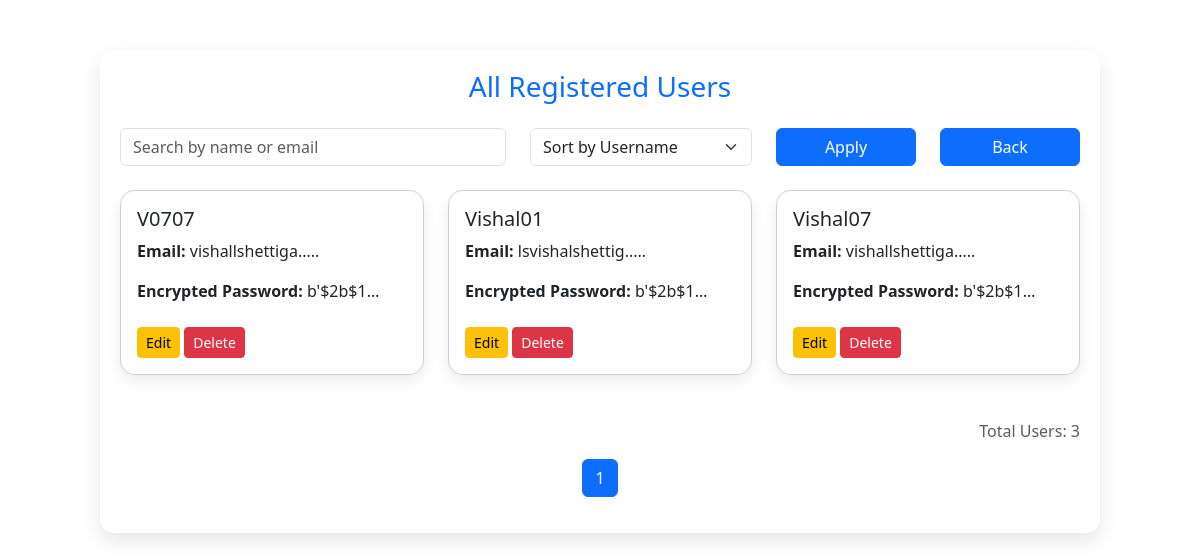
/view-users, run on an earlier commit of the app's database.
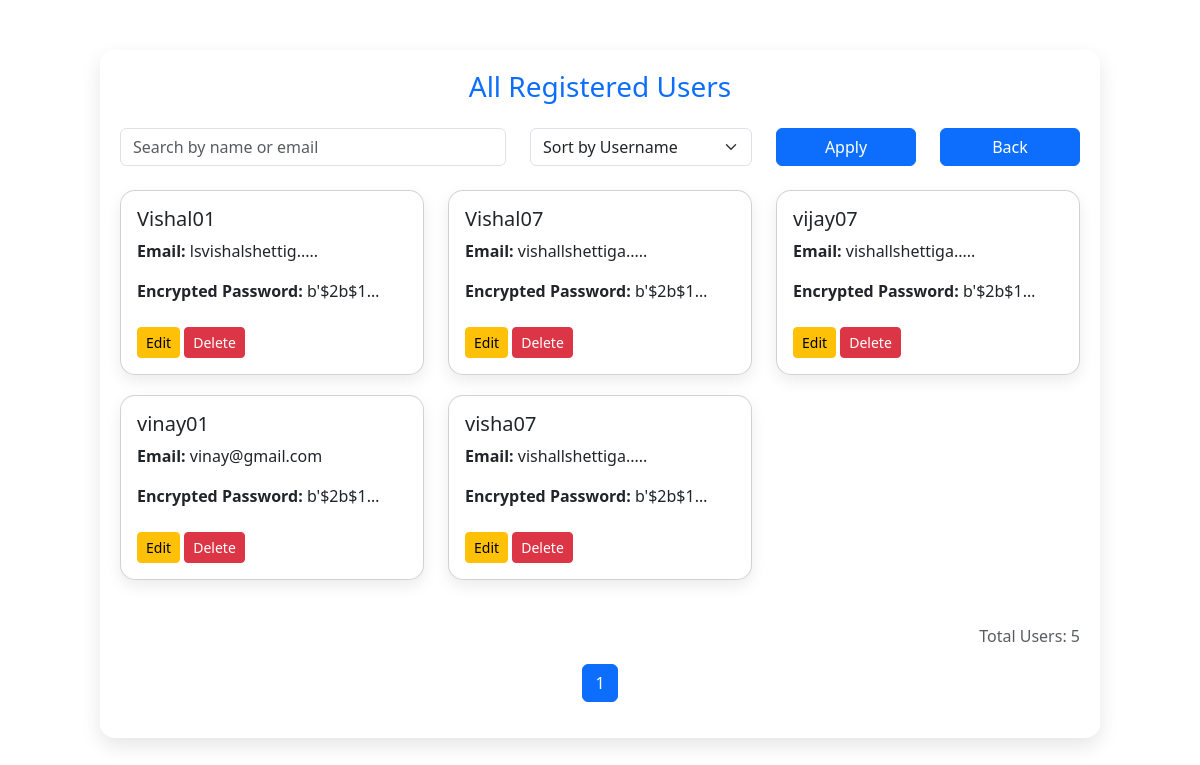
And on a later commit of the database.
### tables this page shows
CREATE TABLE users (
        id INTEGER PRIMARY KEY AUTOINCREMENT,
        name TEXT NOT NULL,
        username TEXT NOT NULL UNIQUE,
        email TEXT NOT NULL,
        password TEXT NOT NULL
    );

### app.py (the view)
@app.route('/view-users', methods=['GET'])
def view_users():
    conn = get_db_connection()
    cursor = conn.cursor()
    search = request.args.get('search', '')
    sort = request.args.get('sort', 'username')
    page = int(request.args.get('page', 1))
    per_page = 6
    base_query = "SELECT * FROM users"
    params = []
    if search:
        base_query += " WHERE username LIKE ? OR email LIKE ?"
        params.extend([f"%{search}%", f"%{search}%"])
    base_query += f" ORDER BY {sort}"
    cursor.execute(base_query, params)
    all_users = cursor.fetchall()
    total_users = len(all_users)
    total_pages = (total_users + per_page - 1) // per_page
    start = (page - 1) * per_page
    users = all_users[start:start + per_page]
    edit_user_data = None
    edit_id = request.args.get('edit_id')
    if edit_id:
        cursor.execute("SELECT * FROM users WHERE id = ?", (edit_id,))
        edit_user_data = cursor.fetchone()
    conn.close()
    return render_template(
        "view_users.html",
        users=[dict(user) for user in users],
        page=page,
        total_pages=total_pages,
        total_users=total_users,
        action_status=request.args.get("status"),
        edit_user=dict(edit_user_data) if edit_user_data else None
    )

### app.py (called while the page is built)
def get_db_connection():
    conn = sqlite3.connect('career_counselor.db')
    conn.row_factory = sqlite3.Row
    return conn

### templates/view_users.html (shortened to what this page needs)
<!DOCTYPE html>
<html lang="en">
<head>
  <link rel="stylesheet" href="https://cdn.jsdelivr.net/npm/bootstrap@5.3.0/dist/css/bootstrap.min.css">
</head>
<body>
  <div class="container user-container">
    <h3 class="text-center text-primary mb-4">All Registered Users</h3>
    {% if edit_user %}
    <div class="edit-card">
      <h5 class="text-center">Edit User</h5>
      <form method="POST" action="/edit-user/{{ edit_user.id }}">
        <div class="mb-3">
          <label>Username</label>
          <input type="text" name="username" value="{{ edit_user.username }}" class="form-control" required />
        </div>
        <div class="mb-3">
          <label>Email</label>
          <input type="email" name="email" value="{{ edit_user.email }}" class="form-control" required />
        </div>
        <div class="mb-3">
          <label>Password</label>
          <input type="text" name="password" value="{{ edit_user.password }}" class="form-control" required />
        </div>
        <button type="submit" class="btn btn-success w-100">Update</button>
      </form>
    </div>
    {% else %}
    <form method="GET" action="/view-users" class="row mb-4">
      <div class="col-md-5">
        <input type="text" class="form-control" name="search" placeholder="Search by name or email" value="{{ request.args.get('search', '') }}">
      </div>
      <div class="col-md-3">
        <select name="sort" class="form-select">
          <option value="username" {% if request.args.get('sort') == 'username' %}selected{% endif %}>Sort by Username</option>
        </select>
      </div>
      <div class="col-md-2">
        <button type="submit" class="btn btn-primary w-100">Apply</button>
        </div>
        <div class="col-md-2">
          <a href="/admin-dashboard" class="btn btn-primary w-100">Back</a>
      </div>
    </form>
    <div class="row">
      {% for user in users %}
      <div class="col-md-4">
        <div class="card user-card p-3">
          <h5>{{ user.username }}</h5>
          <p class="truncate"><strong>Email:</strong> {{ user.email[:15] }}{% if user.email|length > 15 %}.....{% endif %}</p>
          <p class="truncate"><strong>Encrypted Password:</strong> {{ user.password[:15] }}{% if user.password|length > 15 %}.....{% endif %}</p>
          <div class="mt-2">
            <a href="/view-users?edit_id={{ user.id }}" class="btn btn-warning btn-sm">Edit</a>
            <form action="/delete-user/{{ user.id }}" method="POST" class="d-inline">
              <button type="submit" class="btn btn-danger btn-sm" onclick="return confirm('Are you sure you want to delete this user?')">Delete</button>
            </form>
          </div>
        </div>
      </div>
      {% endfor %}
    </div>
    <p class="mt-4 text-end text-muted">Total Users: {{ total_users }}</p>
    <nav aria-label="Page navigation example">
      <ul class="pagination justify-content-center">
        {% for p in range(1, total_pages + 1) %}
        <li class="page-item {% if p == page %}active{% endif %}"><a class="page-link" href="?page={{ p }}&search={{ request.args.get('search', '') }}&sort={{ request.args.get('sort', '') }}">{{ p }}</a></li>
        {% endfor %}
      </ul>
    </nav>
    {% endif %}
  </div>
</body>
</html>

### templates/view_users.html (style rules this page uses)
body { background: url('https://images.unsplash.com/photo-1498050108023-c5249f4df085?auto=format&fit=crop&w=1950&q=80') no-repeat center center fixed; background-size: cover; font-family: 'Segoe UI', sans-serif; margin: 0; padding-top: 50px; }
.user-container { max-width: 1000px; margin: auto; padding: 20px; background: rgba(255, 255, 255, 0.95); border-radius: 15px; box-shadow: 0 8px 20px rgba(0,0,0,0.1); }
.user-card { margin-bottom: 20px; border-radius: 15px; box-shadow: 0 6px 15px rgba(0,0,0,0.08); animation: fadeIn 0.6s ease-in-out; position: relative; }
.truncate { white-space: nowrap; overflow: hidden; text-overflow: ellipsis; max-width: 250px; display: inline-block; }

What changed in the data, as far as the page shows it:
removed users: username "V0707", email "vishallshettiga", password "b'$2b$1…"
added users: username "vijay07", email "vishallshettiga", password "b'$2b$1…"
added users: username "vinay01", email "vinay@gmail.com", password "b'$2b$1…"
added users: username "visha07", email "vishallshettiga", password "b'$2b$1…"
Also different on the page:
{{ total_users }}: "3" → "5"
